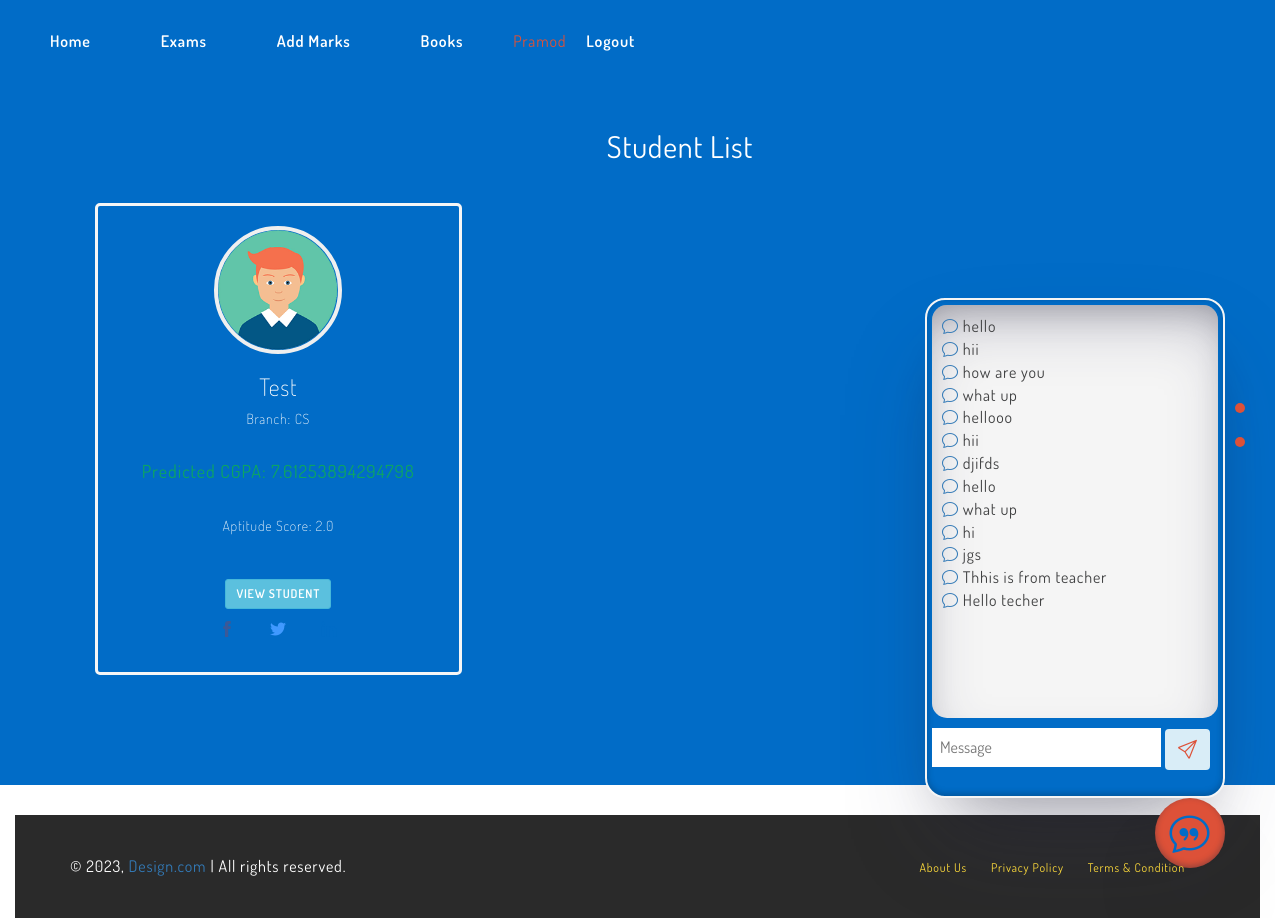
/TeacherHome (signed in), run on the app's committed database.
### predict/models.py (models this page shows)
class Datamodel(models.Model):
    name = models.CharField(max_length=20)
    gender = models.CharField(max_length=10)
    btech_branch = models.CharField(max_length=10)
    physics_10 = models.FloatField()
    chemistry_10 = models.FloatField()
    maths_10 = models.FloatField()
    physics_12 = models.FloatField()
    chemistry_12 = models.FloatField()
    maths_12 = models.FloatField()
    btech_sem1 = models.FloatField()
    btech_sem2 = models.FloatField()
    btech_sem3 = models.FloatField()
    btech_sem4 = models.FloatField()
    mode_study = models.CharField(max_length=10)
    study_time = models.FloatField()
    prediction_result = models.CharField(max_length=255,null=True,blank=True)
    attendance = models.FloatField(null=True,blank=True)
    iq_marks = models.FloatField(null=True,blank=True)
    user = models.ForeignKey(User,on_delete=models.CASCADE)

### Teacher/models.py (models this page shows)
class ChatContent(models.Model):
    user = models.ForeignKey(User, on_delete=models.CASCADE)
    message = models.CharField(max_length=1000)
    time = models.DateTimeField(auto_now_add=True)

### Home/views.py (the view)
# urls.py: path("TeacherHome",views.TeacherHome,name="TeacherHome"),
def TeacherHome(request):
    data = Datamodel.objects.all()
    chat = ChatContent.objects.all()
    context = {
        "data":data,
        "chat":chat
    }
    return render(request,"teacherindex.html",context)

### templates/teacherindex.html (shortened to what this page needs)
{% load static %}
<!DOCTYPE html>
<html lang="en">
<head>
  <link href="{% static 'css/bootstrap.min.css' %}" rel="stylesheet">
  <link href="{% static 'css/style.css' %}" rel="stylesheet">
  <link href="{% static 'css/themify-icons.css' %}" rel="stylesheet">
  <link href="{% static 'css/dosis-font.css' %}" rel='stylesheet'  type='text/css'>
  <link rel="stylesheet" href="https://cdn.jsdelivr.net/npm/bootstrap-icons@1.11.3/font/bootstrap-icons.min.css">
    </head>
    <body id="page-top" data-spy="scroll" data-target=".side-menu">
      <nav>
        <div class="navcontainer">
          <ul>
            <li>
              <a href="{%url 'Index' %}">Home</a>
            </li>
            <li><a href="{%url 'add_exam' %}">Exams</a></li>
            <li><a href="{%url 'add_marks_to_students' %}">Add Marks</a></li>
            <li><a href="{%url 'Addbook' %}">Books</a></li>
            {% if request.user.is_authenticated %}
            <li style="color:#dd5138">{{request.user.first_name}}<a href="{%url 'SignOut' %}">Logout</a></li>
              {% else %}
            <li><a href="{%url 'SignIn' %}">Login</a></li>
            {% endif %}
          </ul>
        </div>
      </nav>
      <nav class="side-menu">
        <ul>
          <li>
            <a href="#home" class="page-scroll">
              <span class="dot"></span>
            </a>
          </li>
          <li>
            <a href="#tickets" class="page-scroll">
              <span class="dot"></span>
            </a>
          </li>
        </ul>
      </nav>
      <div class="container-fluid">
        <div class="row hero-header" id="home">
      {% block content %}
      <div class="container">
        <div class="student_details">
          <div class="container">
            <div class="row me-row content-ct speaker" id="speakers">
                <h2 class="row-title">Student List</h2>
    {% for i in data %}
                <div class="col-md-4 col-sm-6 feature">
                    <img src="{% static 'img/speaker-1.png' %}" class="speaker-img">
                    <h3>{{i.name}}</h3>
                    <h5> Branch: {{i.btech_branch}}</h5>
                    <h4 style="color:rgb(20, 203, 32)">Predicted CGPA: {{i.prediction_result}}</h4>
                    <h5>Aptitude Score: {{i.iq_marks}}</h5>
                    <a href="{%url 'StudentDeatilsView' i.id %}" class="btn btn-info btn-sm">View Student</a>
                    <ul class="speaker-social">
                        <li><a href="#"><span class="ti-facebook"></span></a></li>
                        <li><a href="#"><span class="ti-twitter-alt"></span></a></li>
                        <li><a href="#"><span class="ti-linkedin"></span></a></li>
                    </ul>
                </div>
        {% endfor %}
            </div>
        </div>
        </div>
      </div>
        </div>
        {% if request.user.is_authenticated %}
        <div class="chatapp" >
          <div class="chat-box" id="chatbox">
            <div class="contentbox" id="scrollableDiv">
              {% for i in chat %}
              <div class="icon mt-2">
                <i class="bi bi-chat text-primary"></i>
                <span class="text-dark">{{i.message}}</span>
              </div>
              {% endfor %}
            </div>
            <div class="messagebox">
              <form action="{%url 'ChatAdd' %}" method="post">
                <input type="text" name="chat" placeholder="Message" required>
          <button type="submit" class="btn bg-info" style="color: #dd5138;font-size:larger"><i class="bi bi-send"></i></button>
              </form>
            </div>
          </div>
          <a  onclick="chatdisplay()">
          <div class="chaticon"  id="">
            <span style="font-size: 30;"><i class="bi bi-chat-quote"></i></span>
          </div>
        </a>
        </div>
        {% endif %}
      {% endblock %}
      <div class="container-fluid footer">
        <div class="row footer-credit">
          <div class="col-md-6 col-sm-6">
            <p>&copy; 2023, <a href="">Design.com</a> | All rights reserved.</p>
          </div>
          <div class="col-md-6 col-sm-6">
            <ul class="footer-menu">
              <li><a href="#">About Us</a></li>
              <li><a href="#">Privacy Policy</a></li>
              <li><a href="#">Terms &amp; Condition</a></li>
            </ul>
          </div>
        </div>
      </div>
    </body>

### static/css/style.css (style rules this page uses)
body { font-family: 'Dosis', sans-serif; color: #404142; font-size: 16px; letter-spacing: 0.8px; }
h1, h2, h3, h4, h5, h6 { font-weight: 200; }
ul { margin: 0; padding: 0; list-style: none; }
a { -webkit-transition: all 0.3s; -moz-transition: all 0.3s; transition: all 0.3s; }
.btn { text-transform: uppercase; font-weight: 600; }
.content-ct { text-align: center; }
.side-menu { position: fixed; right: 30px; top: 50%; transform: translateY(-73px); z-index: 99; }
.side-menu ul li { text-align: right; margin: 10px 0; }
.side-menu ul li a span { display: inline-block; }
.side-menu ul li a span.dot { position: relative; background-color: #dd5138; border-radius: 2em; height: 10px; width: 10px; -webkit-transition: all 0.3s; -moz-transition: all 0.3s; transition: all 0.3s; }
.hero-header { background: #016cc7; min-height: 600px; padding: 5em; color: #fff; }
.hero-header h4 { font-weight: normal; opacity: 0.6; letter-spacing: 1px; margin: 2em 0; }
.hero-header .btn { margin-top: 3em; }
.me-row { padding: 30px 0; }
.row-title { font-weight: 400; }
.feature { padding: 20px; margin-top: 30px; }
.feature span { font-size: 5em; color: #016cc7; }
.speaker .feature { width: 31.333333%; -webkit-transition: all 0.3s; -moz-transition: all 0.3s; transition: all 0.3s; margin-right: 20px; border: 3px solid #f6f6f6; border-radius: 5px; }
.speaker-img { max-width: 40%; border: 4px solid #efefef; border-radius: 50%; }
ul.speaker-social li { list-style: none; display: inline-block; margin: 10px 5px; }
ul.speaker-social li a { font-size: 0.2em; padding: 0 10px; }
a span.ti-facebook { color: #3b5998; }
a span.ti-twitter-alt { color: #4099ff; }
.footer { background-color: #2a2a2a; margin-top: 30px; color: #fff; }
.footer p { margin-bottom: 0; }
.footer-credit { padding: 40px; }
ul.footer-menu { text-align: right; }
ul.footer-menu li { display: inline-block; }
ul.footer-menu li a { font-size: 12px; color: #fcd93b; padding-right: 20px; }

### templates/teacherindex.html (style rules this page uses)
.navcontainer li { float: left; margin-top: 30px; margin-left: 30px; }
.navcontainer a { font-weight: 600; color: white; padding: 20px; }
.chaticon { width:70px; height: 70px; border-radius: 50%; background-color: #dd5138; position: fixed; bottom: 50px; right: 50px; display: flex; justify-content: center; align-items: center; font-size: 40px; color: #016cc7; animation: anim 3s infinite; box-shadow: rgba(50, 50, 93, 0.25) 0px 50px 100px -20px, rgba(0, 0, 0, 0.3) 0px 30px 60px -30px, rgba(10, 37, 64, 0.35) 0px -2px 6px 0px inset; }
.chat-box { width: 300px; height: 500px; border: 2px solid whitesmoke; position: fixed; bottom: 120px; right:50px; background-color:#016cc7; padding: 5px; box-sizing: border-box; border-radius: 20px; box-shadow: rgba(50, 50, 93, 0.25) 0px 50px 100px -20px, rgba(0, 0, 0, 0.3) 0px 30px 60px -30px, rgba(10, 37, 64, 0.35) 0px -2px 6px 0px inset; }
.contentbox { width:100%; height: 85%; background-color: whitesmoke; border-radius: 15px; padding: 10px; box-shadow: rgba(50, 50, 93, 0.25) 0px 30px 60px -12px inset, rgba(0, 0, 0, 0.3) 0px 18px 36px -18px inset; overflow: auto; }
.messagebox { width:100%; height: 12%; margin-top: 10px; }
.messagebox input { outline: none; border: none; padding: 8px; width: 80%; }

### data on the page
Datamodel: name "Test", btech_branch "CS", prediction_result "7.61253894294798", iq_marks "2.0"
ChatContent: message "hello"
ChatContent: message "hii"
ChatContent: message "how are you"
ChatContent: message "what up"
ChatContent: message "hellooo"
ChatContent: message "hii"
ChatContent: message "djifds"
ChatContent: message "hello"
ChatContent: message "what up"
ChatContent: message "hi"
ChatContent: message "jgs"
ChatContent: message "Thhis is from teacher"
ChatContent: message "Hello techer"

### other printed values
{{ request.user.first_name }} "Pramod"
